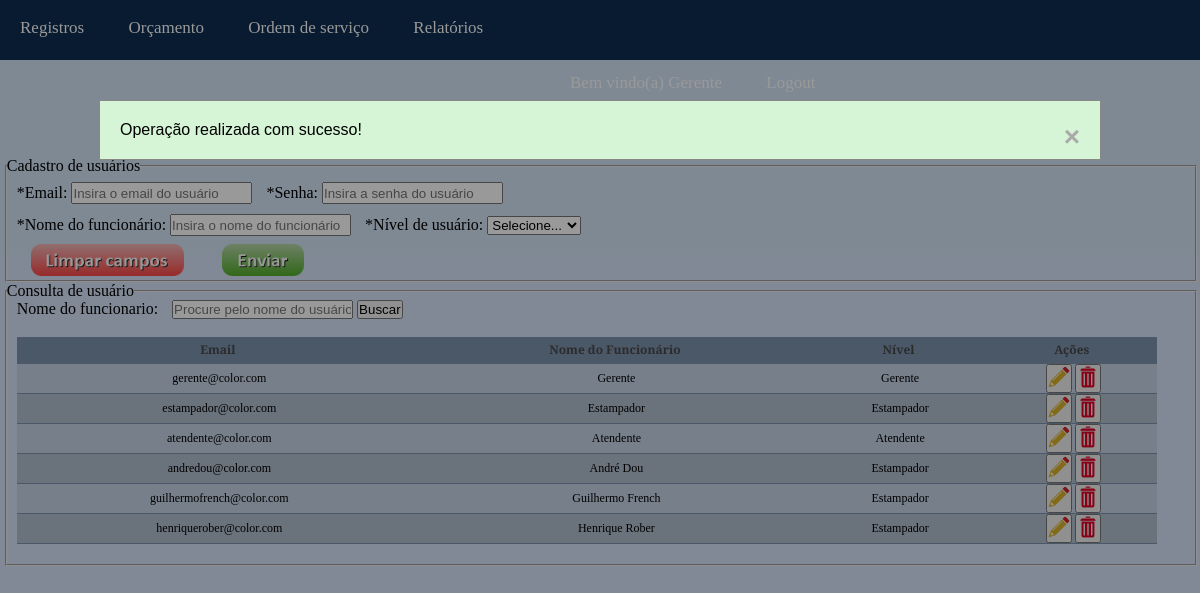
The page /php/registroUsuarioForm.php?retorno=1 (signed in) on the database its author committed.
### tables this page shows
CREATE TABLE `usuarios` (
  `codigo` int(10) UNSIGNED ZEROFILL NOT NULL COMMENT 'Determina o codigo do usuário',
  `email` varchar(80) NOT NULL COMMENT 'Informa o email para o login do usuário.',
  `senha` char(32) NOT NULL COMMENT 'Informa a senha para o login do usuário',
  `nivel` tinyint(1) UNSIGNED NOT NULL COMMENT 'Informa o nível que o usuário terá.\nEx.: 1 - Atendente, 2- Estampador, 3-Gerente.',
  `nome_func` varchar(45) NOT NULL COMMENT 'Informa o nome do funcionário relacionado ao seu usuário.'
);

### php/registroUsuarioForm.php (the view, shortened to what this page needs)
<?php
if(isset($_SESSION['nivelLogado'])==true && $_SESSION['nivelLogado']==3){
?>
<!DOCTYPE html>
<html lang="pt-br">
<head>
  <link rel="stylesheet" href="../css/registroUsuario.css">
</head>
<body>
<?php include("menuAdm.php"); ?>
<section id="registroUsuario">
  <h1>Registro de Usuários</h1>
</section>
<main id="conteudoPrincipal">
  <div class="divs" id="divCadastro">
    <fieldset id="fieldCadastro">
      <legend >Cadastro de usuários</legend>
      <form action="registroUsuario.php" method="POST" id="formCadastro" onsubmit="return validarCampos()">
        <label class="campos" for="email">*Email:</label>
        <input class="camposForm" maxlength="45" type="email" name="email" id="email" placeholder="Insira o email do usuário">
        <label class="campos" for="senha">*Senha:</label>
        <input class="camposForm" maxlength="15" type="password" name="senha" id="senha" placeholder="Insira a senha do usuário">
        <br>
        <label class="campos" for="nome">*Nome do funcionário:</label>
        <input class="camposForm" type="text" name="nome" id="nome" placeholder="Insira o nome do funcionário">
        <label class="campos" for="nivel">*Nível de usuário:</label>
        <select name="nivel" id="nivel">
          <option value="0" selected>Selecione...</option>
        </select>
        <br>
        <button type="reset" class="botoes">
          <img class="botoesImg" src="../imgs/buttonLimpar.png" alt="Botão limpa campos">
        </button>
        <button type="submit" class="botoes">
          <img class="botoesImg" src="../imgs/buttonEnviar.png" alt="Botão enviar">
        </button>
      </form>
    </fieldset>
  </div>
  <div class="divs" id="divConsulta">
    <fieldset id="fieldConsulta">
      <legend>Consulta de usuário</legend>
      <form action="registroUsuarioForm.php" method="GET">
        <label for="consultaNomeUsuario" id="labelConsultaUsuario">Nome do funcionario:</label>
        <input type="text" name="consultaNomeUsuario" id="consultaNomeUsuario" placeholder="Procure pelo nome do usuário">
        <button type="submit">Buscar</button>
      </form>
      <table>
        <tr>
          <th>Email</th>
          <th>Nome do Funcionário</th>
          <th>Nível</th>
          <th>Ações</th>
        </tr>
        <?php
          require_once("conexaoBanco.php");
          if (isset($_GET["consultaNomeUsuario"])==false) {
            $comando1= "SELECT * FROM usuarios";
          }
          elseif (isset($_GET["consultaNomeUsuario"])==true && $_GET["consultaNomeUsuario"]=="") {
            $comando1= "SELECT * FROM usuarios";
          }elseif (isset($_GET["consultaNomeUsuario"])==true && $_GET["consultaNomeUsuario"]!="") {
            $busca  = $_GET["consultaNomeUsuario"];
            $comando1= "SELECT * FROM usuarios WHERE nome_func LIKE '".$busca."%'";
          }
          $resultado1 = mysqli_query($conexao, $comando1);
          $linhas = mysqli_num_rows($resultado1);
          if($linhas==0){
            ?>
            <tr>
              <td colspan=4>Nenhum usuário com esse nome encontrado</td>
            </tr>
            <?php
          }else{
        $usuariosRetorno = array();
        while($cadaRow = mysqli_fetch_assoc($resultado1)){
            array_push($usuariosRetorno, $cadaRow);
        }
        foreach ($usuariosRetorno as $cadaUsuario) {
          ?>
          <tr>
            <td> <?php echo $cadaUsuario["email"] ?></td>
            <td> <?php echo $cadaUsuario["nome_func"] ?></td>
            <td> <?php
                if($cadaUsuario['nivel']==1){
                  echo "Atendente";
                }else if($cadaUsuario['nivel']==2){
                  echo "Estampador";
                }else{
                  echo "Gerente";
                }
            ?></td>
            <td>
              <form action="editaUsuarioForm.php" method="POST" class="formBotao">
                <button type="submit"><img src="../imgs/pencil.png" alt="Botão lápis"></button>
              </form>
              <form action="excluiUsuario.php" method="POST" class="formBotao">
                <button type="submit"><img src="../imgs/trash.png" alt="Botão lixeiro"></button>
              </form>
            </td>
          </tr>
          <?php
            }
             }
        ?>
      </table>
    </fieldset>
  </div>
</main>
  <?php
    if(isset($_GET['retorno'])==true){
      if($_GET['retorno']==0){
        $msgPopup="Erro ao realizar a operação!";
        include ("../alertas/erro.php");
      }else if($_GET['retorno']==1){
        include ("../alertas/sucesso.php");
      }else if($_GET['retorno']==2){
        $msgPopup="Não é possível excluir usuário que está em algum orçamento!";
        include ("../alertas/erro.php");
      }
    }
  ?>
</body>
</html>
<?php
  }
  else{
    header("Location: login.php");
  }
?>

### css/registroUsuario.css (style rules this page uses)
* { margin: 0px; padding: 0px; }
html, body { width: 100%; background-color: #D4E4F7; }
#registroUsuario { height: 10%; width: 100%; text-align: center; background-color: #D4E4F7; }
h1 { font-family: 'Bree Serif', serif; font-size:35px; color: #B85B14; padding-top: 10px; }
#conteudoPrincipal { width: 100%; background-color: #D4E4F7; }
.divs { width: 100%; height: 50%; font-family: 'Bree Serif', serif; }
#divCadastro { height: 35%; }
#formCadastro { height: 90%; }
#fieldCadastro { height: 90%; width: 99%; margin-left: 0.4%; }
#fieldConsulta { margin-bottom: 10px; width: 99%; margin-left: 0.4%; padding-bottom: 20px; }
.camposForm { height: 18px; margin-top: 7px; margin-bottom: 3px; }
.campos, #labelConsultaUsuario, table { margin-left: 10px; }
#labelConsultaUsuario { margin-right: 10px; }
table { width: 96%; border-collapse: collapse; margin-top: 1.5%; }
.botoes { background-color: transparent; border: none; margin-top: 5px; margin-left: 5px; }
.botoesImg { width: 80%; }
.formBotao { text-align: center; display: inline-block; }
th { background-color:#7c92ad; font-size: 12px; color:#484848; padding-left:4px; padding-right:4px; border-bottom:solid 1px #7c92ad; height:26px; padding-right:5px; }
tr:nth-child(odd) { background-color:#b1bece; }
tr:nth-child(even) { background-color:#c5d4e5; }
tr, td { height:26px; padding-left:4px; padding-right:2px; font-family: 'Bree Serif', serif; text-align: center; font-size:12px; white-space:nowrap; border-bottom:solid 1px #7c92ad; }

### rows shown on the page
usuarios: email "gerente@color.com", nome_func "Gerente", nivel "Gerente"
usuarios: email "estampador@color.com", nome_func "Estampador", nivel "Estampador"
usuarios: email "atendente@color.com", nome_func "Atendente", nivel "Atendente"
usuarios: email "andredou@color.com", nome_func "André Dou", nivel "Estampador"
usuarios: email "guilhermofrench@color.com", nome_func "Guilhermo French", nivel "Estampador"
usuarios: email "henriquerober@color.com", nome_func "Henrique Rober", nivel "Estampador"

### other values the page prints
$msgPopup "Operação realizada com sucesso!"
